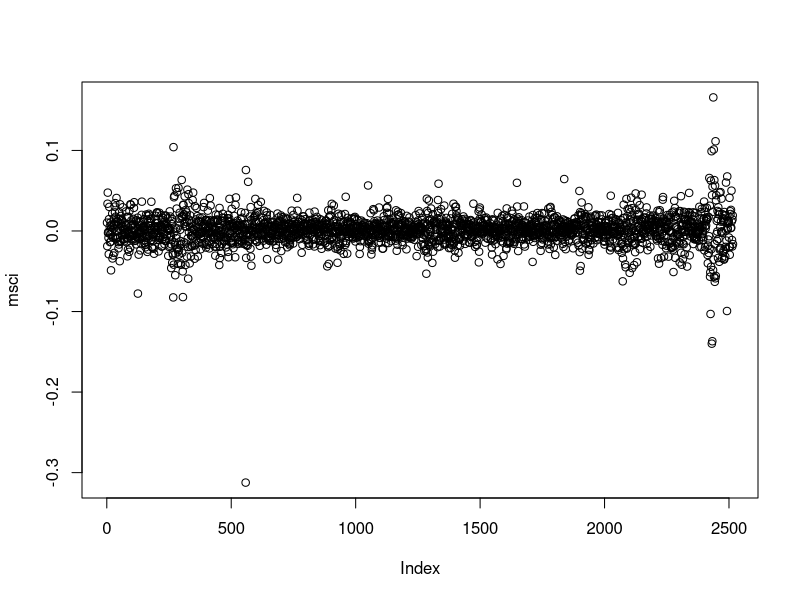
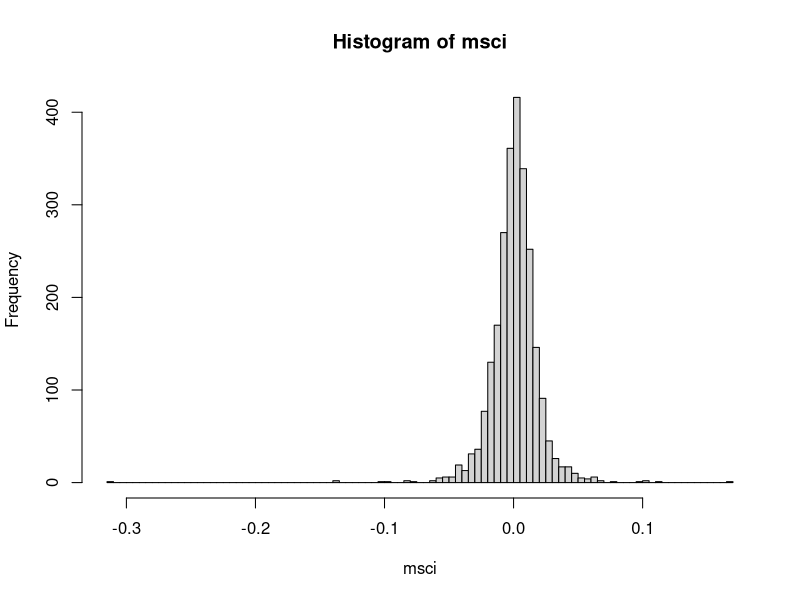

The R source for these figures, in order:
## ---- chunk 1

msci <- read.csv(file = 'data/MSCI.csv')[ ,c('Date', 'Adj.Close')]
msci$Date <- as.Date(msci$Date)
msci <- diff(log(msci[,'Adj.Close']))
plot(msci)
hist(msci, breaks = 100)
## ---- chunk 2
summary(cars)
